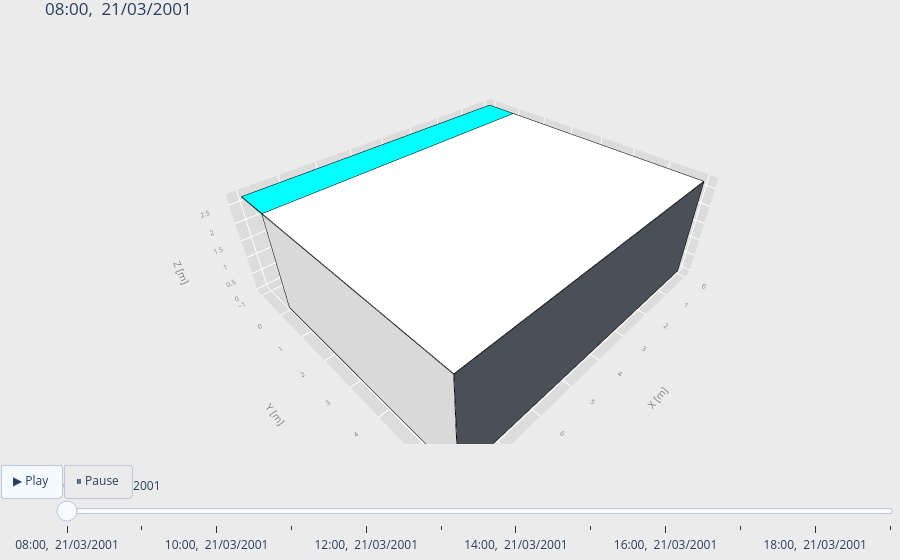

Notebook cell for this chart:
### Code cell
import datetime as dt

date = dt.datetime(2001,3,21,12,0,0)
#pro.show_3D(jupyter=True)
#pro.show_3D_shadows(date,jupyter=True)
pro.show_3D_shadows_animation(date,jupyter=True)

### Figure 1 — Plotly figure (JSON) as saved in the notebook; plotly's stock layout.template omitted (floating-point values rounded to 4 significant figures)
{"data": [{"hoverinfo": "skip", "line": {"color": "rgba(100,100,100,0.5)", "width": 1}, "mode": "lines", "showlegend": false, "type": "scatter3d", "x": [0, 8, 8, 0, 0], "y": [-1, -1, 6.0, 6.0, -1], "z": [0, 0, 0, 0, 0]}, {"hoverinfo": "skip", "line": {"color": "rgba(100,100,100,0.5)", "width": 1}, "mode": "lines", "showlegend": false, "type": "scatter3d", "x": [0, 0, 0, 0, 0], "y": [-1, 6.0, 6.0, -1, -1], "z": [0, 0, 2.7, 2.7, 0]}, {"hoverinfo": "skip", "line": {"color": "rgba(100,100,100,0.5)", "width": 1}, "mode": "lines", "showlegend": false, "type": "scatter3d", "x": [0, 8, 8, 0, 0], "y": [0, 0, 0, 0, 0], "z": [0, 0, 2.7, 2.7, 0]}, {"facecolor": ["rgb(255,255,255)", "rgb(255,255,255)", "rgb(255,255,255)", "rgb(255,255,255)", "rgb(255,255,255)", "rgb(255,255,255)", "rgb(255,255,255)", "rgb(255,255,255)", "rgb(255,255,255)", "rgb(255,255,255)", "rgb(255,255,255)", "rgb(255,255,255)", "rgb(255,255,255)", "rgb(255,255,255)", "rgb(255,255,255)", "rgb(255,255,255)", "rgb(15,0,251)", "rgb(15,0,251)", "rgb(15,0,251)", "rgb(15,0,251)", "rgb(15,0,251)", "rgb(255,255,255)", "rgb(255,255,255)", "rgb(0,255,255)", "rgb(0,255,255)"], "flatshading": true, "hoverinfo": "skip", "i": [0, 0, 4, 4, 7, 9, 9, 9, 9, 13, 13, 13, 5, 5, 16, 10, 17, 17, 20, 22, 22, 26, 26, 30, 30], "j": [1, 2, 5, 6, 8, 8, 10, 11, 12, 12, 14, 15, 15, 16, 15, 15, 18, 19, 19, 23, 24, 27, 28, 31, 32], "k": [2, 3, 6, 7, 9, 10, 11, 12, 13, 14, 15, 5, 16, 6, 10, 11, 19, 20, 21, 24, 25, 28, 29, 32, 33], "lighting": {"ambient": 0.85, "diffuse": 0.5, "specular": 0.05}, "name": "sunny", "type": "mesh3d", "x": [8.0, 8.0, 8.0, 8.0, 0.0, 0.0, 0.5, 0.5, 3.296, 8.0, 3.5, 4.5, 7.5, 8.0, 7.5, 4.5, 3.5, 0.5, 0.5, 3.5, 3.296, 3.5, 4.5, 4.5, 7.5, 7.5, 0.0, 0.0, 8.0, 8.0, 0.0, 0.0, 8.0, 8.0], "y": [0.0, 0.0, 6.0, 6.0, 0.0, 0.0, 0.0, 0.0, 0.0, 0.0, 0.0, 0.0, 0.0, 0.0, 0.0, 0.0, 0.0, 0.0, 0.0, 0.0, 0.0, 0.0, 0.0, 0.0, 0.0, 0.0, 6.0, 0.0, 0.0, 6.0, 0.0, -1.0, -1.0, 0.0], "z": [2.7, 0.0, 0.0, 2.7, 1.85, 0.0, 0.2, 1.903, 2.2, 2.7, 2.2, 2.2, 2.2, 0.0, 0.2, 0.2, 0.2, 1.903, 0.2, 0.2, 2.2, 2.2, 2.2, 0.2, 0.2, 2.2, 2.7, 2.7, 2.7, 2.7, 2.7, 2.7, 2.7, 2.7]}, {"hoverinfo": "skip", "line": {"color": "black", "width": 2}, "mode": "lines", "showlegend": false, "type": "scatter3d", "x": [8, 8, 8, 8, 8, null, 8, 8, 3.296, 3.5, 3.5, 0.5, 0.5, 0, 0, 8, null, 3.5, 3.296, 0.5, 0.5, 3.5, 3.5, null, 4.5, 4.5, 7.5, 7.5, 4.5, null, 0, 8, 8, 0, 0, null, 0, 8, 8, 0, 0, null], "y": [0, 6, 6, 0, 0, null, 0, 0, 0, 0, 0, 0, 0, 0, 0, 0, null, 0, 0, 0, 0, 0, 0, null, 0, 0, 0, 0, 0, null, 0, 0, 6, 6, 0, null, -1, -1, 0, 0, -1, null], "z": [0, 0, 2.7, 2.7, 0, null, 0, 2.7, 2.2, 2.2, 0.2, 0.2, 1.903, 1.85, 0, 0, null, 2.2, 2.2, 1.903, 0.2, 0.2, 2.2, null, 2.2, 0.2, 0.2, 2.2, 2.2, null, 2.7, 2.7, 2.7, 2.7, 2.7, null, 2.7, 2.7, 2.7, 2.7, 2.7, null]}, {"facecolor": ["rgb(73,80,87)", "rgb(73,80,87)", "rgb(73,80,87)", "rgb(73,80,87)", "rgb(73,80,87)", "rgb(73,80,87)", "rgb(73,80,87)", "rgb(73,80,87)", "rgb(73,80,87)", "rgb(73,80,87)", "rgb(73,80,87)"], "flatshading": true, "hoverinfo": "skip", "i": [0, 0, 4, 4, 4, 5, 10, 13, 13, 17, 17], "j": [1, 2, 5, 6, 7, 9, 11, 14, 15, 18, 19], "k": [2, 3, 6, 7, 8, 6, 12, 15, 16, 19, 20], "lighting": {"ambient": 0.85, "diffuse": 0.5, "specular": 0.05}, "name": "shadow", "type": "mesh3d", "x": [8.0, 8.0, 0.0, 0.0, 0.0, 0.0, 0.5, 3.296, 8.0, 0.5, 0.5, 0.5, 3.296, 0.0, 0.0, 3.674e-16, 3.674e-16, 0.0, 0.0, 8.0, 8.0], "y": [6.0, 6.0, 6.0, 6.0, 0.0, 0.0, 0.0, 0.0, 0.0, 0.0, 0.0, 0.0, 0.0, 6.0, 6.0, 0.0, 0.0, 0.0, 6.0, 6.0, 0.0], "z": [2.7, 0.0, 0.0, 2.7, 2.7, 1.85, 2.2, 2.2, 2.7, 1.903, 2.2, 1.903, 2.2, 2.7, 0.0, 0.0, 2.7, 3.674e-16, 0.0, 0.0, 3.674e-16]}, {"hoverinfo": "skip", "line": {"color": "black", "width": 2}, "mode": "lines", "showlegend": false, "type": "scatter3d", "x": [8, 0, 0, 8, 8, null, 0, 0, 0.5, 0.5, 3.296, 8, 0, null, 0.5, 0.5, 3.296, 0.5, null, 0, 3.674e-16, 3.674e-16, 0, 0, null, 0, 8, 8, 0, 0, null], "y": [6, 6.0, 6.0, 6, 6, null, 0, 0, 0, 0, 0, 0, 0, null, 0, 0, 0, 0, null, 6, 0, 0, 6, 6, null, 6, 6, 0, 0, 6, null], "z": [0, 0, 2.7, 2.7, 0, null, 2.7, 1.85, 1.903, 2.2, 2.2, 2.7, 2.7, null, 2.2, 1.903, 2.2, 2.2, null, 0, 0, 2.7, 2.7, 0, null, 0, 0, 3.674e-16, 3.674e-16, 0, null]}], "layout": {"margin": {"b": 80, "l": 0, "r": 0, "t": 30}, "paper_bgcolor": "rgb(235, 235, 235)", "scene": {"aspectmode": "data", "bgcolor": "rgb(235, 235, 235)", "xaxis": {"backgroundcolor": "rgb(220, 220, 220)", "showbackground": true, "tickfont": {"color": "gray", "size": 9}, "title": {"font": {"color": "gray", "size": 10}, "text": "X [m]"}}, "yaxis": {"backgroundcolor": "rgb(220, 220, 220)", "showbackground": true, "tickfont": {"color": "gray", "size": 9}, "title": {"font": {"color": "gray", "size": 10}, "text": "Y [m]"}}, "zaxis": {"backgroundcolor": "rgb(220, 220, 220)", "showbackground": true, "tickfont": {"color": "gray", "size": 9}, "title": {"font": {"color": "gray", "size": 10}, "text": "Z [m]"}}}, "showlegend": false, "sliders": [{"active": 0, "len": 1, "pad": {"b": 10, "t": 30}, "steps": [{"args": [["0"], {"frame": {"duration": 0, "redraw": true}, "mode": "immediate"}], "label": "08:00,  21/03/2001", "method": "animate"}, {"args": [["1"], {"frame": {"duration": 0, "redraw": true}, "mode": "immediate"}], "label": "09:00,  21/03/2001", "method": "animate"}, {"args": [["2"], {"frame": {"duration": 0, "redraw": true}, "mode": "immediate"}], "label": "10:00,  21/03/2001", "method": "animate"}, {"args": [["3"], {"frame": {"duration": 0, "redraw": true}, "mode": "immediate"}], "label": "11:00,  21/03/2001", "method": "animate"}, {"args": [["4"], {"frame": {"duration": 0, "redraw": true}, "mode": "immediate"}], "label": "12:00,  21/03/2001", "method": "animate"}, {"args": [["5"], {"frame": {"duration": 0, "redraw": true}, "mode": "immediate"}], "label": "13:00,  21/03/2001", "method": "animate"}, {"args": [["6"], {"frame": {"duration": 0, "redraw": true}, "mode": "immediate"}], "label": "14:00,  21/03/2001", "method": "animate"}, {"args": [["7"], {"frame": {"duration": 0, "redraw": true}, "mode": "immediate"}], "label": "15:00,  21/03/2001", "method": "animate"}, {"args": [["8"], {"frame": {"duration": 0, "redraw": true}, "mode": "immediate"}], "label": "16:00,  21/03/2001", "method": "animate"}, {"args": [["9"], {"frame": {"duration": 0, "redraw": true}, "mode": "immediate"}], "label": "17:00,  21/03/2001", "method": "animate"}, {"args": [["10"], {"frame": {"duration": 0, "redraw": true}, "mode": "immediate"}], "label": "18:00,  21/03/2001", "method": "animate"}, {"args": [["11"], {"frame": {"duration": 0, "redraw": true}, "mode": "immediate"}], "label": "19:00,  21/03/2001", "method": "animate"}], "x": 0, "y": 0}], "title": {"text": "08:00,  21/03/2001"}, "updatemenus": [{"buttons": [{"args": [null, {"frame": {"duration": 800, "redraw": true}, "fromcurrent": true}], "label": "▶ Play", "method": "animate"}, {"args": [[null], {"frame": {"duration": 0}, "mode": "immediate"}], "label": "⏸ Pause", "method": "animate"}], "direction": "left", "pad": {"r": 10, "t": 20}, "type": "buttons", "x": 0.1, "y": 0}]}}
